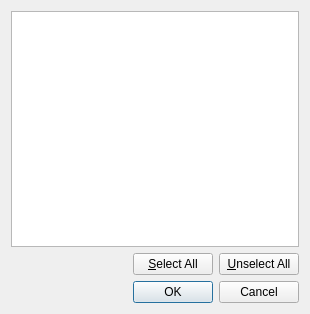
<?xml version="1.0" encoding="UTF-8"?>
<ui version="4.0">
 <class>Post2dWindowGraphSettingCustomRegionDialog</class>
 <widget class="QDialog" name="Post2dWindowGraphSettingCustomRegionDialog">
  <property name="geometry">
   <rect>
    <x>0</x>
    <y>0</y>
    <width>310</width>
    <height>314</height>
   </rect>
  </property>
  <property name="windowTitle">
   <string>Custom Region Setting</string>
  </property>
  <layout class="QVBoxLayout" name="verticalLayout">
   <item>
    <widget class="QListWidget" name="listWidget">
     <property name="selectionMode">
      <enum>QAbstractItemView::ExtendedSelection</enum>
     </property>
     <property name="selectionBehavior">
      <enum>QAbstractItemView::SelectRows</enum>
     </property>
    </widget>
   </item>
   <item>
    <layout class="QHBoxLayout" name="horizontalLayout">
     <item>
      <spacer name="horizontalSpacer">
       <property name="orientation">
        <enum>Qt::Horizontal</enum>
       </property>
       <property name="sizeHint" stdset="0">
        <size>
         <width>40</width>
         <height>20</height>
        </size>
       </property>
      </spacer>
     </item>
     <item>
      <widget class="QPushButton" name="selectAllPushButton">
       <property name="text">
        <string>&amp;Select All</string>
       </property>
      </widget>
     </item>
     <item>
      <widget class="QPushButton" name="unselectAllPushButton">
       <property name="text">
        <string>&amp;Unselect All</string>
       </property>
      </widget>
     </item>
    </layout>
   </item>
   <item>
    <widget class="QDialogButtonBox" name="buttonBox">
     <property name="orientation">
      <enum>Qt::Horizontal</enum>
     </property>
     <property name="standardButtons">
      <set>QDialogButtonBox::Cancel|QDialogButtonBox::Ok</set>
     </property>
    </widget>
   </item>
  </layout>
 </widget>
 <resources/>
 <connections>
  <connection>
   <sender>buttonBox</sender>
   <signal>accepted()</signal>
   <receiver>Post2dWindowGraphSettingCustomRegionDialog</receiver>
   <slot>accept()</slot>
   <hints>
    <hint type="sourcelabel">
     <x>248</x>
     <y>254</y>
    </hint>
    <hint type="destinationlabel">
     <x>157</x>
     <y>274</y>
    </hint>
   </hints>
  </connection>
  <connection>
   <sender>buttonBox</sender>
   <signal>rejected()</signal>
   <receiver>Post2dWindowGraphSettingCustomRegionDialog</receiver>
   <slot>reject()</slot>
   <hints>
    <hint type="sourcelabel">
     <x>316</x>
     <y>260</y>
    </hint>
    <hint type="destinationlabel">
     <x>286</x>
     <y>274</y>
    </hint>
   </hints>
  </connection>
 </connections>
</ui>
